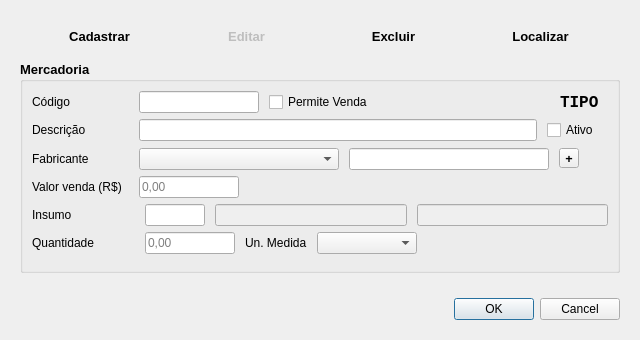
<?xml version="1.0" encoding="UTF-8"?>
<ui version="4.0">
 <class>CadastroMercadoria</class>
 <widget class="QWidget" name="CadastroMercadoria">
  <property name="windowModality">
   <enum>Qt::NonModal</enum>
  </property>
  <property name="geometry">
   <rect>
    <x>0</x>
    <y>0</y>
    <width>640</width>
    <height>340</height>
   </rect>
  </property>
  <property name="sizePolicy">
   <sizepolicy hsizetype="Minimum" vsizetype="Minimum">
    <horstretch>0</horstretch>
    <verstretch>0</verstretch>
   </sizepolicy>
  </property>
  <property name="minimumSize">
   <size>
    <width>640</width>
    <height>340</height>
   </size>
  </property>
  <property name="maximumSize">
   <size>
    <width>640</width>
    <height>400</height>
   </size>
  </property>
  <property name="windowTitle">
   <string>SOAD - Cadastrar Produto</string>
  </property>
  <layout class="QGridLayout" name="gridLayout">
   <property name="verticalSpacing">
    <number>0</number>
   </property>
   <item row="0" column="0">
    <layout class="QVBoxLayout" name="verticalLayout">
     <property name="spacing">
      <number>0</number>
     </property>
     <property name="leftMargin">
      <number>0</number>
     </property>
     <property name="bottomMargin">
      <number>0</number>
     </property>
     <item>
      <widget class="QWidget" name="frame_menu" native="true">
       <property name="sizePolicy">
        <sizepolicy hsizetype="Preferred" vsizetype="Fixed">
         <horstretch>0</horstretch>
         <verstretch>0</verstretch>
        </sizepolicy>
       </property>
       <property name="minimumSize">
        <size>
         <width>0</width>
         <height>0</height>
        </size>
       </property>
       <property name="maximumSize">
        <size>
         <width>16777215</width>
         <height>50</height>
        </size>
       </property>
       <layout class="QHBoxLayout" name="horizontalLayout_4">
        <item>
         <widget class="QFrame" name="frame">
          <property name="font">
           <font>
            <pointsize>10</pointsize>
            <weight>75</weight>
            <bold>true</bold>
           </font>
          </property>
          <layout class="QHBoxLayout" name="horizontalLayout_3">
           <item>
            <widget class="QPushButton" name="pushButton_cadastrar">
             <property name="font">
              <font>
               <pointsize>10</pointsize>
               <weight>75</weight>
               <bold>true</bold>
              </font>
             </property>
             <property name="layoutDirection">
              <enum>Qt::LeftToRight</enum>
             </property>
             <property name="text">
              <string>Cadastrar</string>
             </property>
             <property name="checkable">
              <bool>false</bool>
             </property>
             <property name="default">
              <bool>false</bool>
             </property>
             <property name="flat">
              <bool>true</bool>
             </property>
            </widget>
           </item>
           <item>
            <widget class="QPushButton" name="pushButton_editar">
             <property name="enabled">
              <bool>false</bool>
             </property>
             <property name="font">
              <font>
               <pointsize>10</pointsize>
               <weight>75</weight>
               <bold>true</bold>
              </font>
             </property>
             <property name="layoutDirection">
              <enum>Qt::LeftToRight</enum>
             </property>
             <property name="text">
              <string>Editar</string>
             </property>
             <property name="checkable">
              <bool>false</bool>
             </property>
             <property name="default">
              <bool>false</bool>
             </property>
             <property name="flat">
              <bool>true</bool>
             </property>
            </widget>
           </item>
           <item>
            <widget class="QPushButton" name="pushButton_excluir">
             <property name="font">
              <font>
               <pointsize>10</pointsize>
               <weight>75</weight>
               <bold>true</bold>
              </font>
             </property>
             <property name="layoutDirection">
              <enum>Qt::LeftToRight</enum>
             </property>
             <property name="text">
              <string>Excluir</string>
             </property>
             <property name="checkable">
              <bool>false</bool>
             </property>
             <property name="default">
              <bool>false</bool>
             </property>
             <property name="flat">
              <bool>true</bool>
             </property>
            </widget>
           </item>
           <item>
            <widget class="QPushButton" name="pushButton_localizar">
             <property name="baseSize">
              <size>
               <width>1</width>
               <height>0</height>
              </size>
             </property>
             <property name="font">
              <font>
               <pointsize>10</pointsize>
               <weight>75</weight>
               <bold>true</bold>
              </font>
             </property>
             <property name="layoutDirection">
              <enum>Qt::LeftToRight</enum>
             </property>
             <property name="text">
              <string>Localizar</string>
             </property>
             <property name="checkable">
              <bool>false</bool>
             </property>
             <property name="default">
              <bool>false</bool>
             </property>
             <property name="flat">
              <bool>true</bool>
             </property>
            </widget>
           </item>
          </layout>
         </widget>
        </item>
       </layout>
      </widget>
     </item>
     <item>
      <widget class="QFrame" name="frame_contents">
       <property name="sizePolicy">
        <sizepolicy hsizetype="Preferred" vsizetype="Fixed">
         <horstretch>0</horstretch>
         <verstretch>0</verstretch>
        </sizepolicy>
       </property>
       <property name="frameShape">
        <enum>QFrame::NoFrame</enum>
       </property>
       <property name="frameShadow">
        <enum>QFrame::Plain</enum>
       </property>
       <layout class="QGridLayout" name="gridLayout_7">
        <property name="topMargin">
         <number>0</number>
        </property>
        <property name="bottomMargin">
         <number>6</number>
        </property>
        <property name="spacing">
         <number>0</number>
        </property>
        <item row="0" column="0">
         <widget class="QGroupBox" name="groupBox_mercadoria">
          <property name="sizePolicy">
           <sizepolicy hsizetype="Preferred" vsizetype="Fixed">
            <horstretch>0</horstretch>
            <verstretch>0</verstretch>
           </sizepolicy>
          </property>
          <property name="font">
           <font>
            <pointsize>10</pointsize>
            <weight>75</weight>
            <bold>true</bold>
           </font>
          </property>
          <property name="title">
           <string>Mercadoria</string>
          </property>
          <layout class="QGridLayout" name="gridLayout_2">
           <property name="leftMargin">
            <number>0</number>
           </property>
           <property name="topMargin">
            <number>0</number>
           </property>
           <property name="rightMargin">
            <number>0</number>
           </property>
           <property name="bottomMargin">
            <number>0</number>
           </property>
           <property name="horizontalSpacing">
            <number>0</number>
           </property>
           <property name="verticalSpacing">
            <number>6</number>
           </property>
           <item row="0" column="0">
            <widget class="QFrame" name="frame_mercadoria">
             <property name="font">
              <font>
               <pointsize>9</pointsize>
              </font>
             </property>
             <property name="locale">
              <locale language="Portuguese" country="Brazil"/>
             </property>
             <property name="frameShape">
              <enum>QFrame::NoFrame</enum>
             </property>
             <property name="frameShadow">
              <enum>QFrame::Plain</enum>
             </property>
             <layout class="QVBoxLayout" name="verticalLayout_2">
              <property name="spacing">
               <number>6</number>
              </property>
              <property name="leftMargin">
               <number>9</number>
              </property>
              <property name="topMargin">
               <number>9</number>
              </property>
              <property name="rightMargin">
               <number>9</number>
              </property>
              <property name="bottomMargin">
               <number>9</number>
              </property>
              <item>
               <widget class="QFrame" name="formFrame">
                <property name="sizePolicy">
                 <sizepolicy hsizetype="Preferred" vsizetype="Preferred">
                  <horstretch>0</horstretch>
                  <verstretch>0</verstretch>
                 </sizepolicy>
                </property>
                <property name="minimumSize">
                 <size>
                  <width>0</width>
                  <height>0</height>
                 </size>
                </property>
                <property name="maximumSize">
                 <size>
                  <width>16777215</width>
                  <height>115</height>
                 </size>
                </property>
                <property name="sizeIncrement">
                 <size>
                  <width>0</width>
                  <height>3</height>
                 </size>
                </property>
                <property name="font">
                 <font>
                  <pointsize>9</pointsize>
                  <weight>50</weight>
                  <bold>false</bold>
                 </font>
                </property>
                <layout class="QFormLayout" name="formLayout">
                 <property name="sizeConstraint">
                  <enum>QLayout::SetDefaultConstraint</enum>
                 </property>
                 <property name="fieldGrowthPolicy">
                  <enum>QFormLayout::AllNonFixedFieldsGrow</enum>
                 </property>
                 <property name="labelAlignment">
                  <set>Qt::AlignLeading|Qt::AlignLeft|Qt::AlignTop</set>
                 </property>
                 <property name="horizontalSpacing">
                  <number>0</number>
                 </property>
                 <property name="verticalSpacing">
                  <number>6</number>
                 </property>
                 <property name="leftMargin">
                  <number>0</number>
                 </property>
                 <property name="topMargin">
                  <number>0</number>
                 </property>
                 <property name="rightMargin">
                  <number>0</number>
                 </property>
                 <property name="bottomMargin">
                  <number>0</number>
                 </property>
                 <item row="0" column="0">
                  <widget class="QLabel" name="label_codigo">
                   <property name="text">
                    <string>Código</string>
                   </property>
                  </widget>
                 </item>
                 <item row="0" column="1">
                  <widget class="QFrame" name="frame_identificacao">
                   <layout class="QHBoxLayout" name="horizontalLayout_11">
                    <property name="spacing">
                     <number>10</number>
                    </property>
                    <property name="leftMargin">
                     <number>0</number>
                    </property>
                    <property name="topMargin">
                     <number>0</number>
                    </property>
                    <property name="rightMargin">
                     <number>9</number>
                    </property>
                    <property name="bottomMargin">
                     <number>0</number>
                    </property>
                    <item>
                     <widget class="QLineEdit" name="lineEdit_codigo">
                      <property name="sizePolicy">
                       <sizepolicy hsizetype="Fixed" vsizetype="Fixed">
                        <horstretch>0</horstretch>
                        <verstretch>0</verstretch>
                       </sizepolicy>
                      </property>
                      <property name="minimumSize">
                       <size>
                        <width>120</width>
                        <height>0</height>
                       </size>
                      </property>
                      <property name="maximumSize">
                       <size>
                        <width>120</width>
                        <height>16777215</height>
                       </size>
                      </property>
                      <property name="text">
                       <string/>
                      </property>
                      <property name="maxLength">
                       <number>15</number>
                      </property>
                     </widget>
                    </item>
                    <item>
                     <widget class="QCheckBox" name="checkBox_permite_venda">
                      <property name="text">
                       <string>Permite Venda</string>
                      </property>
                     </widget>
                    </item>
                    <item>
                     <spacer name="horizontalSpacer_4">
                      <property name="orientation">
                       <enum>Qt::Horizontal</enum>
                      </property>
                      <property name="sizeHint" stdset="0">
                       <size>
                        <width>40</width>
                        <height>20</height>
                       </size>
                      </property>
                     </spacer>
                    </item>
                    <item>
                     <widget class="QLabel" name="label_tipo">
                      <property name="font">
                       <font>
                        <family>Consolas</family>
                        <pointsize>12</pointsize>
                        <weight>75</weight>
                        <bold>true</bold>
                       </font>
                      </property>
                      <property name="text">
                       <string>TIPO</string>
                      </property>
                     </widget>
                    </item>
                   </layout>
                  </widget>
                 </item>
                 <item row="1" column="0">
                  <widget class="QLabel" name="label_descricao">
                   <property name="text">
                    <string>Descrição</string>
                   </property>
                  </widget>
                 </item>
                 <item row="1" column="1">
                  <widget class="QFrame" name="frame_desc">
                   <layout class="QHBoxLayout" name="horizontalLayout">
                    <property name="spacing">
                     <number>10</number>
                    </property>
                    <property name="leftMargin">
                     <number>0</number>
                    </property>
                    <property name="topMargin">
                     <number>0</number>
                    </property>
                    <property name="bottomMargin">
                     <number>0</number>
                    </property>
                    <item>
                     <widget class="QLineEdit" name="lineEdit_descricao">
                      <property name="maximumSize">
                       <size>
                        <width>16777215</width>
                        <height>16777215</height>
                       </size>
                      </property>
                      <property name="inputMask">
                       <string/>
                      </property>
                      <property name="maxLength">
                       <number>120</number>
                      </property>
                      <property name="clearButtonEnabled">
                       <bool>false</bool>
                      </property>
                     </widget>
                    </item>
                    <item>
                     <widget class="QCheckBox" name="checkBox_ativo">
                      <property name="text">
                       <string>Ativo</string>
                      </property>
                     </widget>
                    </item>
                   </layout>
                  </widget>
                 </item>
                 <item row="2" column="0">
                  <widget class="QLabel" name="label_fabricante">
                   <property name="text">
                    <string>Fabricante</string>
                   </property>
                  </widget>
                 </item>
                 <item row="2" column="1">
                  <widget class="QFrame" name="frame_fabricante">
                   <property name="sizePolicy">
                    <sizepolicy hsizetype="Expanding" vsizetype="Expanding">
                     <horstretch>0</horstretch>
                     <verstretch>0</verstretch>
                    </sizepolicy>
                   </property>
                   <property name="minimumSize">
                    <size>
                     <width>0</width>
                     <height>23</height>
                    </size>
                   </property>
                   <layout class="QHBoxLayout" name="horizontalLayout_2">
                    <property name="spacing">
                     <number>10</number>
                    </property>
                    <property name="sizeConstraint">
                     <enum>QLayout::SetDefaultConstraint</enum>
                    </property>
                    <property name="leftMargin">
                     <number>0</number>
                    </property>
                    <property name="topMargin">
                     <number>0</number>
                    </property>
                    <property name="rightMargin">
                     <number>0</number>
                    </property>
                    <property name="bottomMargin">
                     <number>0</number>
                    </property>
                    <item>
                     <widget class="QComboBox" name="comboBox_fabricante">
                      <property name="minimumSize">
                       <size>
                        <width>200</width>
                        <height>22</height>
                       </size>
                      </property>
                      <property name="maximumSize">
                       <size>
                        <width>16777215</width>
                        <height>20</height>
                       </size>
                      </property>
                      <property name="acceptDrops">
                       <bool>false</bool>
                      </property>
                      <property name="editable">
                       <bool>false</bool>
                      </property>
                      <property name="duplicatesEnabled">
                       <bool>false</bool>
                      </property>
                      <property name="frame">
                       <bool>true</bool>
                      </property>
                     </widget>
                    </item>
                    <item>
                     <widget class="QLineEdit" name="lineEdit_fabricante">
                      <property name="minimumSize">
                       <size>
                        <width>200</width>
                        <height>22</height>
                       </size>
                      </property>
                      <property name="maximumSize">
                       <size>
                        <width>16777215</width>
                        <height>20</height>
                       </size>
                      </property>
                      <property name="maxLength">
                       <number>80</number>
                      </property>
                      <property name="frame">
                       <bool>true</bool>
                      </property>
                      <property name="dragEnabled">
                       <bool>true</bool>
                      </property>
                      <property name="clearButtonEnabled">
                       <bool>true</bool>
                      </property>
                     </widget>
                    </item>
                    <item>
                     <widget class="QToolButton" name="toolButton_addFabricante">
                      <property name="minimumSize">
                       <size>
                        <width>20</width>
                        <height>20</height>
                       </size>
                      </property>
                      <property name="maximumSize">
                       <size>
                        <width>16777215</width>
                        <height>20</height>
                       </size>
                      </property>
                      <property name="font">
                       <font>
                        <family>Arial Black</family>
                        <pointsize>10</pointsize>
                        <weight>75</weight>
                        <bold>true</bold>
                        <strikeout>false</strikeout>
                        <kerning>false</kerning>
                       </font>
                      </property>
                      <property name="autoFillBackground">
                       <bool>true</bool>
                      </property>
                      <property name="text">
                       <string>+</string>
                      </property>
                      <property name="iconSize">
                       <size>
                        <width>16</width>
                        <height>16</height>
                       </size>
                      </property>
                      <property name="checkable">
                       <bool>true</bool>
                      </property>
                      <property name="checked">
                       <bool>false</bool>
                      </property>
                      <property name="autoRepeat">
                       <bool>false</bool>
                      </property>
                      <property name="autoExclusive">
                       <bool>false</bool>
                      </property>
                      <property name="popupMode">
                       <enum>QToolButton::InstantPopup</enum>
                      </property>
                      <property name="autoRaise">
                       <bool>false</bool>
                      </property>
                      <property name="arrowType">
                       <enum>Qt::NoArrow</enum>
                      </property>
                     </widget>
                    </item>
                    <item>
                     <spacer name="horizontalSpacer_3">
                      <property name="orientation">
                       <enum>Qt::Horizontal</enum>
                      </property>
                      <property name="sizeHint" stdset="0">
                       <size>
                        <width>40</width>
                        <height>20</height>
                       </size>
                      </property>
                     </spacer>
                    </item>
                   </layout>
                  </widget>
                 </item>
                 <item row="3" column="0">
                  <widget class="QLabel" name="label_valor_venda">
                   <property name="text">
                    <string>Valor venda (R$)     </string>
                   </property>
                  </widget>
                 </item>
                 <item row="3" column="1">
                  <widget class="QLineEdit" name="lineEdit_valor_venda">
                   <property name="maximumSize">
                    <size>
                     <width>100</width>
                     <height>16777215</height>
                    </size>
                   </property>
                   <property name="placeholderText">
                    <string>0,00</string>
                   </property>
                  </widget>
                 </item>
                </layout>
               </widget>
              </item>
              <item>
               <widget class="QStackedWidget" name="stackedWidget">
                <property name="sizePolicy">
                 <sizepolicy hsizetype="Preferred" vsizetype="Fixed">
                  <horstretch>0</horstretch>
                  <verstretch>0</verstretch>
                 </sizepolicy>
                </property>
                <property name="maximumSize">
                 <size>
                  <width>16777215</width>
                  <height>16777215</height>
                 </size>
                </property>
                <property name="sizeIncrement">
                 <size>
                  <width>0</width>
                  <height>3</height>
                 </size>
                </property>
                <property name="font">
                 <font>
                  <pointsize>9</pointsize>
                  <weight>75</weight>
                  <bold>true</bold>
                 </font>
                </property>
                <property name="currentIndex">
                 <number>0</number>
                </property>
                <widget class="QWidget" name="page_casco">
                 <property name="sizePolicy">
                  <sizepolicy hsizetype="Preferred" vsizetype="Fixed">
                   <horstretch>0</horstretch>
                   <verstretch>0</verstretch>
                  </sizepolicy>
                 </property>
                 <layout class="QHBoxLayout" name="horizontalLayout_5">
                  <property name="spacing">
                   <number>0</number>
                  </property>
                  <property name="leftMargin">
                   <number>0</number>
                  </property>
                  <property name="topMargin">
                   <number>0</number>
                  </property>
                  <property name="rightMargin">
                   <number>0</number>
                  </property>
                  <property name="bottomMargin">
                   <number>0</number>
                  </property>
                  <item>
                   <widget class="QFrame" name="frame_casco">
                    <property name="sizePolicy">
                     <sizepolicy hsizetype="Expanding" vsizetype="Preferred">
                      <horstretch>0</horstretch>
                      <verstretch>0</verstretch>
                     </sizepolicy>
                    </property>
                    <property name="maximumSize">
                     <size>
                      <width>16777215</width>
                      <height>80</height>
                     </size>
                    </property>
                    <property name="font">
                     <font>
                      <pointsize>9</pointsize>
                      <weight>50</weight>
                      <bold>false</bold>
                     </font>
                    </property>
                    <layout class="QFormLayout" name="formLayout_3">
                     <property name="fieldGrowthPolicy">
                      <enum>QFormLayout::ExpandingFieldsGrow</enum>
                     </property>
                     <property name="labelAlignment">
                      <set>Qt::AlignLeading|Qt::AlignLeft|Qt::AlignTop</set>
                     </property>
                     <property name="horizontalSpacing">
                      <number>50</number>
                     </property>
                     <property name="verticalSpacing">
                      <number>6</number>
                     </property>
                     <property name="leftMargin">
                      <number>0</number>
                     </property>
                     <property name="topMargin">
                      <number>0</number>
                     </property>
                     <property name="rightMargin">
                      <number>0</number>
                     </property>
                     <property name="bottomMargin">
                      <number>0</number>
                     </property>
                     <item row="0" column="0">
                      <widget class="QLabel" name="label_insumo">
                       <property name="minimumSize">
                        <size>
                         <width>0</width>
                         <height>0</height>
                        </size>
                       </property>
                       <property name="text">
                        <string>Insumo</string>
                       </property>
                      </widget>
                     </item>
                     <item row="1" column="0">
                      <widget class="QLabel" name="label_quantidade">
                       <property name="text">
                        <string>Quantidade</string>
                       </property>
                      </widget>
                     </item>
                     <item row="0" column="1">
                      <widget class="QFrame" name="frame_insumo_2">
                       <layout class="QHBoxLayout" name="horizontalLayout_7" stretch="0,0,0">
                        <property name="spacing">
                         <number>10</number>
                        </property>
                        <property name="leftMargin">
                         <number>0</number>
                        </property>
                        <property name="topMargin">
                         <number>0</number>
                        </property>
                        <property name="rightMargin">
                         <number>0</number>
                        </property>
                        <property name="bottomMargin">
                         <number>0</number>
                        </property>
                        <item>
                         <widget class="QLineEdit" name="lineEdit_insumo_id">
                          <property name="maximumSize">
                           <size>
                            <width>60</width>
                            <height>16777215</height>
                           </size>
                          </property>
                         </widget>
                        </item>
                        <item>
                         <widget class="QLineEdit" name="lineEdit_insumo">
                          <property name="enabled">
                           <bool>false</bool>
                          </property>
                         </widget>
                        </item>
                        <item>
                         <widget class="QLineEdit" name="lineEdit_insumo_fabricante">
                          <property name="enabled">
                           <bool>false</bool>
                          </property>
                         </widget>
                        </item>
                       </layout>
                      </widget>
                     </item>
                     <item row="1" column="1">
                      <widget class="QFrame" name="frame_qtd_insumo">
                       <layout class="QHBoxLayout" name="horizontalLayout_10">
                        <property name="spacing">
                         <number>10</number>
                        </property>
                        <property name="leftMargin">
                         <number>0</number>
                        </property>
                        <property name="topMargin">
                         <number>0</number>
                        </property>
                        <property name="rightMargin">
                         <number>0</number>
                        </property>
                        <property name="bottomMargin">
                         <number>0</number>
                        </property>
                        <item>
                         <widget class="QLineEdit" name="lineEdit_quantidade_insumo">
                          <property name="minimumSize">
                           <size>
                            <width>50</width>
                            <height>0</height>
                           </size>
                          </property>
                          <property name="maximumSize">
                           <size>
                            <width>90</width>
                            <height>16777215</height>
                           </size>
                          </property>
                          <property name="text">
                           <string/>
                          </property>
                          <property name="placeholderText">
                           <string>0,00</string>
                          </property>
                         </widget>
                        </item>
                        <item>
                         <widget class="QLabel" name="label">
                          <property name="sizePolicy">
                           <sizepolicy hsizetype="Fixed" vsizetype="Preferred">
                            <horstretch>0</horstretch>
                            <verstretch>0</verstretch>
                           </sizepolicy>
                          </property>
                          <property name="text">
                           <string>Un. Medida</string>
                          </property>
                         </widget>
                        </item>
                        <item>
                         <widget class="QComboBox" name="comboBox_unidade_medida_insumo">
                          <property name="minimumSize">
                           <size>
                            <width>100</width>
                            <height>0</height>
                           </size>
                          </property>
                          <property name="maximumSize">
                           <size>
                            <width>130</width>
                            <height>16777215</height>
                           </size>
                          </property>
                         </widget>
                        </item>
                        <item>
                         <spacer name="horizontalSpacer_2">
                          <property name="orientation">
                           <enum>Qt::Horizontal</enum>
                          </property>
                          <property name="sizeHint" stdset="0">
                           <size>
                            <width>40</width>
                            <height>20</height>
                           </size>
                          </property>
                         </spacer>
                        </item>
                       </layout>
                      </widget>
                     </item>
                    </layout>
                   </widget>
                  </item>
                 </layout>
                </widget>
                <widget class="QWidget" name="page_insumo">
                 <property name="sizePolicy">
                  <sizepolicy hsizetype="Preferred" vsizetype="Fixed">
                   <horstretch>0</horstretch>
                   <verstretch>0</verstretch>
                  </sizepolicy>
                 </property>
                 <layout class="QVBoxLayout" name="_2">
                  <property name="spacing">
                   <number>0</number>
                  </property>
                  <property name="leftMargin">
                   <number>0</number>
                  </property>
                  <property name="topMargin">
                   <number>9</number>
                  </property>
                  <property name="rightMargin">
                   <number>0</number>
                  </property>
                  <property name="bottomMargin">
                   <number>0</number>
                  </property>
                  <item>
                   <widget class="QFrame" name="frame_insumo">
                    <property name="sizePolicy">
                     <sizepolicy hsizetype="Expanding" vsizetype="Preferred">
                      <horstretch>0</horstretch>
                      <verstretch>0</verstretch>
                     </sizepolicy>
                    </property>
                    <property name="maximumSize">
                     <size>
                      <width>16777215</width>
                      <height>80</height>
                     </size>
                    </property>
                    <property name="font">
                     <font>
                      <pointsize>9</pointsize>
                      <weight>50</weight>
                      <bold>false</bold>
                     </font>
                    </property>
                    <property name="frameShape">
                     <enum>QFrame::NoFrame</enum>
                    </property>
                    <property name="frameShadow">
                     <enum>QFrame::Plain</enum>
                    </property>
                    <layout class="QFormLayout" name="formLayout_2">
                     <property name="labelAlignment">
                      <set>Qt::AlignLeading|Qt::AlignLeft|Qt::AlignTop</set>
                     </property>
                     <property name="leftMargin">
                      <number>0</number>
                     </property>
                     <property name="topMargin">
                      <number>0</number>
                     </property>
                     <property name="rightMargin">
                      <number>0</number>
                     </property>
                     <property name="bottomMargin">
                      <number>0</number>
                     </property>
                     <item row="0" column="0">
                      <widget class="QLabel" name="label_2">
                       <property name="text">
                        <string>Modo de Cor</string>
                       </property>
                      </widget>
                     </item>
                     <item row="2" column="0">
                      <widget class="QLabel" name="label_quantidade_embalagem">
                       <property name="text">
                        <string>Quantidade (embalagem)</string>
                       </property>
                      </widget>
                     </item>
                     <item row="0" column="1">
                      <widget class="QFrame" name="frame_cor">
                       <layout class="QHBoxLayout" name="horizontalLayout_13">
                        <property name="leftMargin">
                         <number>0</number>
                        </property>
                        <property name="topMargin">
                         <number>0</number>
                        </property>
                        <property name="rightMargin">
                         <number>0</number>
                        </property>
                        <property name="bottomMargin">
                         <number>0</number>
                        </property>
                        <item>
                         <widget class="QRadioButton" name="radioButton_pb">
                          <property name="text">
                           <string>Preto e Branco</string>
                          </property>
                          <property name="checked">
                           <bool>true</bool>
                          </property>
                         </widget>
                        </item>
                        <item>
                         <widget class="QRadioButton" name="radioButton_cor">
                          <property name="text">
                           <string>Colorido</string>
                          </property>
                         </widget>
                        </item>
                        <item>
                         <spacer name="horizontalSpacer_5">
                          <property name="orientation">
                           <enum>Qt::Horizontal</enum>
                          </property>
                          <property name="sizeHint" stdset="0">
                           <size>
                            <width>40</width>
                            <height>20</height>
                           </size>
                          </property>
                         </spacer>
                        </item>
                       </layout>
                      </widget>
                     </item>
                     <item row="2" column="1">
                      <widget class="QFrame" name="frame_qtd">
                       <layout class="QHBoxLayout" name="horizontalLayout_6">
                        <property name="spacing">
                         <number>10</number>
                        </property>
                        <property name="sizeConstraint">
                         <enum>QLayout::SetDefaultConstraint</enum>
                        </property>
                        <property name="leftMargin">
                         <number>0</number>
                        </property>
                        <property name="topMargin">
                         <number>0</number>
                        </property>
                        <property name="rightMargin">
                         <number>0</number>
                        </property>
                        <property name="bottomMargin">
                         <number>0</number>
                        </property>
                        <item>
                         <widget class="QLineEdit" name="lineEdit_quantidade_embalagem">
                          <property name="maximumSize">
                           <size>
                            <width>100</width>
                            <height>16777215</height>
                           </size>
                          </property>
                          <property name="placeholderText">
                           <string>0,00</string>
                          </property>
                         </widget>
                        </item>
                        <item>
                         <widget class="QLabel" name="label_un_medida">
                          <property name="sizePolicy">
                           <sizepolicy hsizetype="Fixed" vsizetype="Preferred">
                            <horstretch>0</horstretch>
                            <verstretch>0</verstretch>
                           </sizepolicy>
                          </property>
                          <property name="text">
                           <string>Un. Medida</string>
                          </property>
                         </widget>
                        </item>
                        <item>
                         <widget class="QComboBox" name="comboBox_unidade_medida_embalagem">
                          <property name="maximumSize">
                           <size>
                            <width>100</width>
                            <height>16777215</height>
                           </size>
                          </property>
                         </widget>
                        </item>
                        <item>
                         <spacer name="horizontalSpacer">
                          <property name="orientation">
                           <enum>Qt::Horizontal</enum>
                          </property>
                          <property name="sizeHint" stdset="0">
                           <size>
                            <width>40</width>
                            <height>20</height>
                           </size>
                          </property>
                         </spacer>
                        </item>
                       </layout>
                      </widget>
                     </item>
                    </layout>
                   </widget>
                  </item>
                 </layout>
                </widget>
               </widget>
              </item>
             </layout>
            </widget>
           </item>
          </layout>
         </widget>
        </item>
        <item row="1" column="0">
         <spacer name="verticalSpacer">
          <property name="orientation">
           <enum>Qt::Vertical</enum>
          </property>
          <property name="sizeHint" stdset="0">
           <size>
            <width>20</width>
            <height>40</height>
           </size>
          </property>
         </spacer>
        </item>
       </layout>
      </widget>
     </item>
     <item>
      <widget class="QFrame" name="frame_buttons">
       <property name="sizePolicy">
        <sizepolicy hsizetype="Preferred" vsizetype="Preferred">
         <horstretch>0</horstretch>
         <verstretch>0</verstretch>
        </sizepolicy>
       </property>
       <property name="maximumSize">
        <size>
         <width>16777215</width>
         <height>50</height>
        </size>
       </property>
       <property name="locale">
        <locale language="Portuguese" country="Brazil"/>
       </property>
       <property name="frameShape">
        <enum>QFrame::NoFrame</enum>
       </property>
       <property name="frameShadow">
        <enum>QFrame::Plain</enum>
       </property>
       <layout class="QHBoxLayout" name="horizontalLayout_8">
        <item>
         <widget class="QLabel" name="label_id">
          <property name="text">
           <string/>
          </property>
         </widget>
        </item>
        <item>
         <widget class="QLineEdit" name="lineEdit_id">
          <property name="enabled">
           <bool>false</bool>
          </property>
          <property name="sizePolicy">
           <sizepolicy hsizetype="Minimum" vsizetype="Minimum">
            <horstretch>0</horstretch>
            <verstretch>0</verstretch>
           </sizepolicy>
          </property>
          <property name="font">
           <font>
            <pointsize>10</pointsize>
           </font>
          </property>
          <property name="autoFillBackground">
           <bool>false</bool>
          </property>
          <property name="frame">
           <bool>false</bool>
          </property>
          <property name="dragEnabled">
           <bool>false</bool>
          </property>
          <property name="readOnly">
           <bool>false</bool>
          </property>
         </widget>
        </item>
        <item>
         <widget class="QDialogButtonBox" name="buttonBox">
          <property name="standardButtons">
           <set>QDialogButtonBox::Cancel|QDialogButtonBox::Ok</set>
          </property>
         </widget>
        </item>
       </layout>
      </widget>
     </item>
    </layout>
   </item>
  </layout>
 </widget>
 <resources/>
 <connections/>
</ui>
